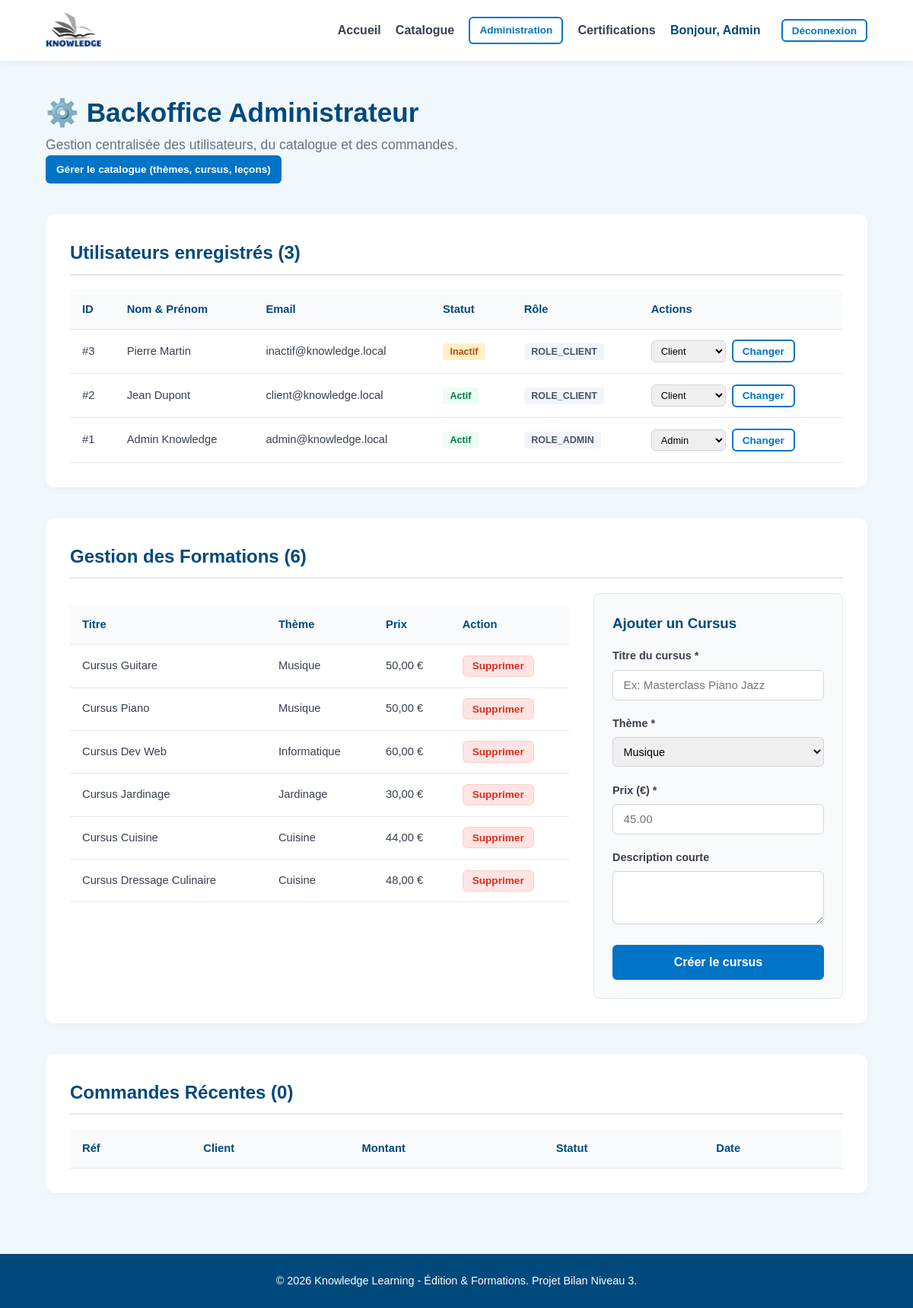
The page /admin (signed in) on the database its author committed.
### tables this page shows
CREATE TABLE users (
    id INT AUTO_INCREMENT PRIMARY KEY,
    email VARCHAR(180) NOT NULL UNIQUE,
    password VARCHAR(255) NOT NULL,
    first_name VARCHAR(100) NOT NULL,
    last_name VARCHAR(100) NOT NULL,
    role VARCHAR(50) NOT NULL DEFAULT 'ROLE_CLIENT',
    is_active TINYINT(1) NOT NULL DEFAULT 0,
    activation_token VARCHAR(255) NULL,
    created_at DATETIME NOT NULL DEFAULT CURRENT_TIMESTAMP,
    updated_at DATETIME NOT NULL DEFAULT CURRENT_TIMESTAMP ON UPDATE CURRENT_TIMESTAMP,
    created_by VARCHAR(100) NOT NULL DEFAULT 'system',
    updated_by VARCHAR(100) NOT NULL DEFAULT 'system'
);

CREATE TABLE courses (
    id INT AUTO_INCREMENT PRIMARY KEY,
    theme_id INT NOT NULL,
    title VARCHAR(150) NOT NULL,
    slug VARCHAR(180) NOT NULL UNIQUE,
    description TEXT NULL,
    price DECIMAL(10, 2) NOT NULL,
    created_at DATETIME NOT NULL DEFAULT CURRENT_TIMESTAMP,
    updated_at DATETIME NOT NULL DEFAULT CURRENT_TIMESTAMP ON UPDATE CURRENT_TIMESTAMP,
    created_by VARCHAR(100) NOT NULL DEFAULT 'system',
    updated_by VARCHAR(100) NOT NULL DEFAULT 'system',
    CONSTRAINT fk_courses_theme FOREIGN KEY (theme_id) REFERENCES themes(id) ON DELETE CASCADE
);

CREATE TABLE themes (
    id INT AUTO_INCREMENT PRIMARY KEY,
    name VARCHAR(100) NOT NULL,
    slug VARCHAR(120) NOT NULL UNIQUE,
    description TEXT NULL,
    created_at DATETIME NOT NULL DEFAULT CURRENT_TIMESTAMP,
    updated_at DATETIME NOT NULL DEFAULT CURRENT_TIMESTAMP ON UPDATE CURRENT_TIMESTAMP,
    created_by VARCHAR(100) NOT NULL DEFAULT 'system',
    updated_by VARCHAR(100) NOT NULL DEFAULT 'system'
);

### views/admin/index.php (the view, shortened to what the rows shown need)
<div class="admin-dashboard">
    <div class="page-header">
        <h1>⚙️ Backoffice Administrateur</h1>
        <p class="subtitle">Gestion centralisée des utilisateurs, du catalogue et des commandes.</p>
        <p><a href="/admin/catalog" class="btn btn-primary btn-sm">Gérer le catalogue (thèmes, cursus, leçons)</a></p>
    </div>
    <section class="admin-section">
        <h2 class="section-title">Utilisateurs enregistrés (<?= count($users) ?>)</h2>
        <div class="table-responsive">
            <table class="admin-table">
                <thead>
                    <tr>
                        <th>ID</th>
                        <th>Nom & Prénom</th>
                        <th>Email</th>
                        <th>Statut</th>
                        <th>Rôle</th>
                        <th>Actions</th>
                    </tr>
                </thead>
                <tbody>
                    <?php foreach ($users as $u): ?>
                        <tr>
                            <td>#<?= $u->getId() ?></td>
                            <td><?= htmlspecialchars($u->getFullName(), ENT_QUOTES, 'UTF-8') ?></td>
                            <td><?= htmlspecialchars($u->getEmail(), ENT_QUOTES, 'UTF-8') ?></td>
                            <td>
                                <?php if ($u->isActive()): ?>
                                    <span class="badge badge-success">Actif</span>
                                <?php else: ?>
                                    <span class="badge badge-warning">Inactif</span>
                                <?php endif; ?>
                            </td>
                            <td>
                                <span class="badge badge-role"><?= htmlspecialchars($u->getRole(), ENT_QUOTES, 'UTF-8') ?></span>
                            </td>
                            <td>
                                <form action="/admin/users/<?= $u->getId() ?>/role" method="POST" class="inline-form">
                                    <select name="role" class="form-select-sm">
                                        <option value="ROLE_CLIENT" <?= $u->getRole() === 'ROLE_CLIENT' ? 'selected' : '' ?>>Client</option>
                                        <option value="ROLE_ADMIN" <?= $u->getRole() === 'ROLE_ADMIN' ? 'selected' : '' ?>>Admin</option>
                                    </select>
                                    <button type="submit" class="btn btn-outline btn-sm">Changer</button>
                                </form>
                            </td>
                        </tr>
                    <?php endforeach; ?>
                </tbody>
            </table>
        </div>
    </section>
    <section class="admin-section">
        <h2 class="section-title">Gestion des Formations (<?= count($courses) ?>)</h2>
        <div class="admin-split">
            <div class="table-responsive">
                <table class="admin-table">
                    <thead>
                        <tr>
                            <th>Titre</th>
                            <th>Thème</th>
                            <th>Prix</th>
                            <th>Action</th>
                        </tr>
                    </thead>
                    <tbody>
                        <?php foreach ($courses as $c): ?>
                            <tr>
                                <td><?= htmlspecialchars($c->getTitle(), ENT_QUOTES, 'UTF-8') ?></td>
                                <td><?= htmlspecialchars($c->getThemeName() ?? 'N/A', ENT_QUOTES, 'UTF-8') ?></td>
                                <td><?= number_format($c->getPrice(), 2, ',', ' ') ?> €</td>
                                <td>
                                    <form action="/admin/courses/<?= $c->getId() ?>/delete" method="POST" onsubmit="return confirm('Confirmer la suppression de ce cursus ?');">
                                        <button type="submit" class="btn btn-danger btn-sm">Supprimer</button>
                                    </form>
                                </td>
                            </tr>
                        <?php endforeach; ?>
                    </tbody>
                </table>
            </div>
            <div class="admin-card-form">
                <h3>Ajouter un Cursus</h3>
                <form action="/admin/courses/create" method="POST" class="auth-form">
                    <div class="form-group">
                        <label>Titre du cursus *</label>
                        <input type="text" name="title" required placeholder="Ex: Masterclass Piano Jazz">
                    </div>
                    <div class="form-group">
                        <label>Thème *</label>
                        <select name="theme_id" class="form-select">
                            <option value="1">Musique</option>
                        </select>
                    </div>
                    <div class="form-group">
                        <label>Prix (€) *</label>
                        <input type="number" step="0.01" name="price" required placeholder="45.00">
                    </div>
                    <div class="form-group">
                        <label>Description courte</label>
                        <textarea name="description" rows="3" class="form-textarea"></textarea>
                    </div>
                    <button type="submit" class="btn btn-primary btn-block">Créer le cursus</button>
                </form>
            </div>
        </div>
    </section>
    <section class="admin-section">
        <h2 class="section-title">Commandes Récentes (<?= count($orders) ?>)</h2>
        <div class="table-responsive">
            <table class="admin-table">
                <thead>
                    <tr>
                        <th>Réf</th>
                        <th>Client</th>
                        <th>Montant</th>
                        <th>Statut</th>
                        <th>Date</th>
                    </tr>
                </thead>
            </table>
        </div>
    </section>
</div>

### src/Core/Router.php (shortened to what the rows shown need)
<?php
class Router
{
    private array $routes = [];
    private function addRoute(string $method, string $path, string $controller, string $action): void
    {
        $paramNames = [];
        $regex = preg_replace_callback('/\{([a-zA-Z0-9_]+)\}/', function (array $matches) use (&$paramNames) {
            $paramNames[] = $matches[1];
            return '([a-zA-Z0-9_\-]+)';
        }, $path);
        $regexPattern = '#^' . $regex . '$#';
        $this->routes[$method][$path] = [
            'controller' => $controller,
            'action' => $action,
            'regex' => $regexPattern,
            'paramNames' => $paramNames
        ];
    }
    public function dispatch(string $uri, string $method): void
    {
        $path = parse_url($uri, PHP_URL_PATH) ?: '/';
        if (isset($this->routes[$method])) {
            foreach ($this->routes[$method] as $routePath => $route) {
                if (preg_match($route['regex'], $path, $matches)) {
                    array_shift($matches);
                    $controllerClass = $route['controller'];
                    $action = $route['action'];
                    if (class_exists($controllerClass)) {
                        $controller = new $controllerClass();
                        if (method_exists($controller, $action)) {
                            $controller->$action(...$matches);
                            return;
                        }
                    }
                }
            }
        }
    }
}

### views/layouts/main.php (shortened to what the rows shown need)
<!DOCTYPE html>
<html lang="fr">
<head>
    <link rel="stylesheet" href="/assets/css/style.css">
</head>
<body>
    <header class="navbar">
        <div class="container nav-content">
            <a href="/" class="brand-logo" title="Knowledge Learning">
                <img src="/assets/images/logo.jpg" alt="Logo Knowledge Learning" class="brand-logo-img">
            </a>
            <nav class="nav-links">
                <a href="/">Accueil</a>
                <a href="/courses">Catalogue</a>
                <?php if (\App\Core\Auth::check()): ?>
                    <?php $currentUser = \App\Core\Auth::user(); ?>
                    <?php if ($currentUser && $currentUser->isAdmin()): ?>
                        <a href="/admin" class="btn btn-outline btn-sm">Administration</a>
                    <?php endif; ?>
                    <a href="/certifications">Certifications</a>
                    <span class="user-greeting">Bonjour, <?= htmlspecialchars($currentUser ? $currentUser->getFirstName() : 'Apprenant', ENT_QUOTES, 'UTF-8') ?></span>
                    <form action="/logout" method="POST" style="display:inline;">
                        <button type="submit" class="btn btn-outline btn-sm">Déconnexion</button>
                    </form>
                <?php else: ?>
                    <a href="/login" class="btn btn-outline">Connexion</a>
                    <a href="/register" class="btn btn-primary">Inscription</a>
                <?php endif; ?>
            </nav>
        </div>
    </header>
    <main class="container main-content">
        <?= $content ?? '' ?>
    </main>
    <footer class="footer">
        <div class="container footer-content">
            <p>&copy; <?= date('Y') ?> Knowledge Learning - Édition & Formations. Projet Bilan Niveau 3.</p>
        </div>
    </footer>
</body>
</html>

### rows shown on the page
users: first_name "Admin", id "1", $u->getFullName() "Admin Knowledge", email "admin@knowledge.local", is_active "Actif", role "ROLE_ADMIN", role "Admin"
users: id "3", $u->getFullName() "Pierre Martin", email "inactif@knowledge.local", is_active "Inactif", role "ROLE_CLIENT", role "Client"
users: id "2", $u->getFullName() "Jean Dupont", email "client@knowledge.local", is_active "Actif", role "ROLE_CLIENT", role "Client"
courses: title "Cursus Guitare", theme.name "Musique", price "50,00"
courses: title "Cursus Piano", theme.name "Musique", price "50,00"
courses: title "Cursus Dev Web", theme.name "Informatique", price "60,00"
courses: title "Cursus Jardinage", theme.name "Jardinage", price "30,00"
courses: title "Cursus Cuisine", theme.name "Cuisine", price "44,00"
courses: title "Cursus Dressage Culinaire", theme.name "Cuisine", price "48,00"

### other values the page prints
count($users) "3"
count($courses) "6"
count($orders) "0"
